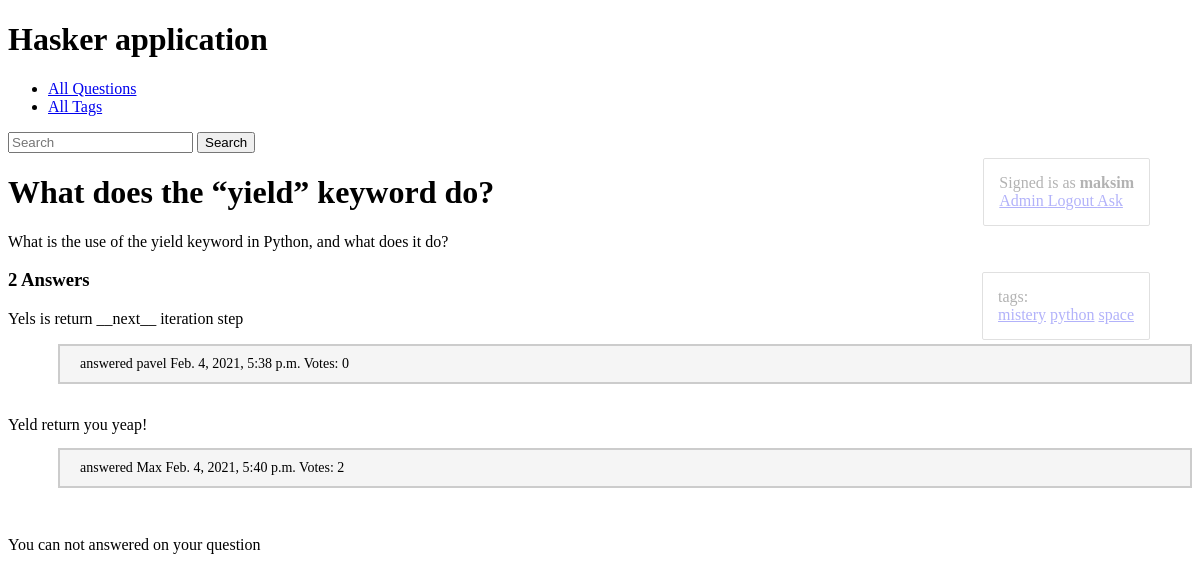
The app's page /what-does-the-yield-keyword-do-1612371719/ (signed in), older data.
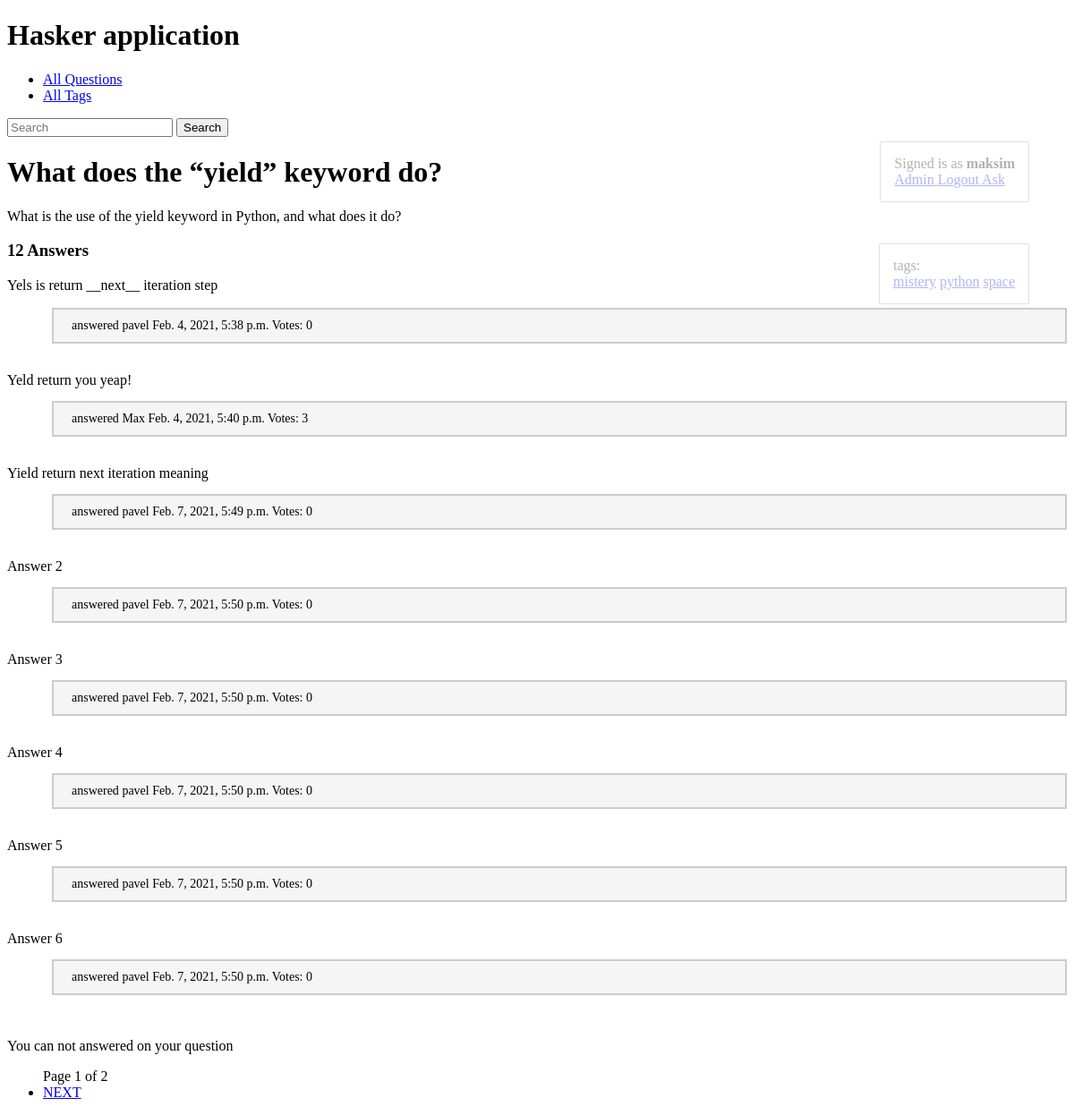
The same page, newer data.
### hasker/models.py (models this page shows, shortened)
class Question(models.Model):
    author = models.ForeignKey(User, on_delete=models.CASCADE)
    title = models.CharField(max_length=150, db_index=True)
    slug = models.SlugField(max_length=150, blank=True, unique=True)
    content = models.TextField(blank=False, db_index=True)
    tags = models.ManyToManyField('Tag', blank=True, related_name='questions')
    date_create = models.DateTimeField(auto_now_add=True)
    def answer_count(self):
        return self.answer_set.values().__len__()
    class Meta:
        ordering = ['-date_create']

class Tag(models.Model):
    title = models.CharField(max_length=50)
    slug = models.SlugField(max_length=50, unique=True)
    def get_absolute_url(self):
        return reverse('tag_detail_url', kwargs={'slug': self.slug})
    class Meta:
        ordering = ['title']

class Answer(models.Model):
    user = models.ForeignKey(User, on_delete=models.CASCADE)
    question = models.ForeignKey(Question, on_delete=models.CASCADE)
    content = models.TextField(blank=False, db_index=True)
    date_create = models.DateTimeField(auto_now_add=True)
    is_correct = models.BooleanField(default=False)
    def vote_count(self):
        return self.vote_set.values().__len__()

### hasker/views.py (the view, shortened to what this page needs)
# urls.py: path('<str:slug>/', question_detail, name='question_detail_url'),
@login_required
def question_detail(request, slug):
    user = request.user
    question = get_object_or_404(Question, slug=slug)
    if request.method == 'POST' and user.is_authenticated:
        form = AnswerForm(request.POST)
        if form.is_valid():
            text = form.cleaned_data['text']
            Answer.objects.create(question=question, content=text, user=user)
            return HttpResponseRedirect(question.get_absolute_url())
    else:
        answers = question.answer_set.all()
        context = fbv_paginator(request, answers, 8, 'page')
        if question.author == user:
            context.update({'question': question,})
            return render(request, 'hasker/question_detail.html', context=context)

### hasker/utils.py (called while the page is built)
def fbv_paginator(request: WSGIRequest, queryset: QuerySet, paginate_by: int, page_string: str) -> dict:
    paginator = Paginator(queryset, paginate_by)
    page_number = request.GET.get(page_string, 1)
    page_obj = paginator.get_page(page_number)
    is_paginated = page_obj.has_other_pages()
    context = {
        'page_obj': page_obj,
        'is_paginated': is_paginated,
        'page_obj.paginator': paginator,
    }
    return context

### hasker/templates/hasker/question_detail.html (shortened to what this page needs)
{% extends 'hasker/base_hasker.html' %}
{% block content %}
    <h1>
        {{ question.title }}
    </h1>
    <p>
        {{ question.content }}
    </p>
    <div class="admin-panel">
        <div> tags: </div>
       {% for tag in question.tags.all %}
        <a href="{{ tag.get_absolute_url }}">{{ tag.title }}</a>
       {% endfor %}
    </div>
    <h3>
        {% if question.answer_count > 1 %} {{ question.answer_count }} Answers {% endif %}
    </h3>
    <p>
         {% for answer in page_obj.object_list %}
            {{ answer.content }} {% if choised_answer_id == answer.id %} You vote for this answer {% endif %}
            <br>
            <p class="answered"> answered {{ answer.user  }} {{ answer.date_create }} Votes: {{ answer.vote_count }} </p>
            <br>
       {% endfor %}
    </p>
{% if user.is_authenticated %}
    {% if question.author == request.user %}
        <div> You can not answered on your question </div>
    {% endif %}
{% endif %}
{% endblock %}

### hasker/templates/hasker/base_hasker.html (shortened to what this page needs)
{% extends 'base.html' %}
{% block admin-panel %}
<a href="{% url 'question_create_url' %}"> Ask </a>
{% endblock %}

### templates/base.html (shortened to what this page needs)
{% load static %}
<!DOCTYPE html>
<html lang="en">
<head>
    <link rel="stylesheet" href="{% static 'css/styles.css' %}">
</head>
<body>
<h1>Hasker application</h1>
<ul>
    <li> <a href="{% url 'questions_list_url' %}" > All Questions </a> </li>
    <li> <a href="{% url 'tags_list_url' %}" > All Tags </a> </li>
</ul>
<div>
    <form action="{% url 'questions_list_url' %}">
        <input type="search" placeholder="Search" aria-label="Search" name="search">
        <button type="submit" > Search </button>
    </form>
</div>
{% if request.user.is_authenticated %}
    <div class="admin-panel">
         <div> Signed is as
            <a style="font-weight: bold"> {{ request.user }} </a>
         </div>
        {% if request.user.is_superuser %}
            <a href="/admin"> Admin </a>
        {% endif %}
            <a href="/accounts/logout"> Logout </a>
            {% block admin-panel %}
            {% endblock %}
    </div>
{% endif %}
{% block content %}{% endblock %}
{% if is_paginated %}
<ul>
    <span>
        Page {{ page_obj.number }} of {{ page_obj.paginator.num_pages }}
    </span>
    {% if page_obj.has_next %}
        <li>
            <a href="?page={{ page_obj.next_page_number }}">NEXT</a>
        </li>
    {% endif %}
</ul>
{% endif %}
</body>
</html>

### static/css/styles.css (style rules this page uses)
.admin-panel { border: 1px solid #999; border-radius: 2px; position: fixed; right: 50px; head: 15px; opacity: 0.3; padding: 15px; margin: 5px 0; }
.answered { margin-left: 50px; padding: 10px 20px 10px 20px; font-size: 14px; background-color: #f5f5f5; border: 2px solid #cccccc; }

Row changes from the older to the newer data that the page shows:
computed for Question "What does the “yield” keyword do?": answer_count "2" → "12"
computed for Answer "Yeld return you yeap!": vote_count "2" → "3"
added Answer: content "Yield return next iteration meaning", user "pavel", date_create "Feb. 7, 2021, 5:49 p.m.", vote_count "0"
added Answer: content "Answer 2", user "pavel", date_create "Feb. 7, 2021, 5:50 p.m.", vote_count "0"
added Answer: content "Answer 3", user "pavel", date_create "Feb. 7, 2021, 5:50 p.m.", vote_count "0"
added Answer: content "Answer 4", user "pavel", date_create "Feb. 7, 2021, 5:50 p.m.", vote_count "0"
added Answer: content "Answer 5", user "pavel", date_create "Feb. 7, 2021, 5:50 p.m.", vote_count "0"
added Answer: content "Answer 6", user "pavel", date_create "Feb. 7, 2021, 5:50 p.m.", vote_count "0"
Text that changed along with them:
{{ page_obj.number }}: (not shown) → "1"
{{ page_obj.paginator.num_pages }}: (not shown) → "2"
text now shown: "Page of NEXT"
